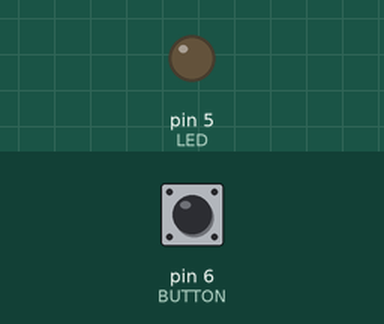
This sketch was run on a simulated Arduino Uno, built with avr-gcc and run on an emulated ATmega328P. Shown: output pins drawn as LEDs (lit = HIGH). Inputs (shaded band) come from the test bench; at power-on: pin 6 (BUTTON) LOW.

Above: at 1.2 s.
1.3 s: pin 6 (BUTTON) pulled HIGH for 0.15 s
At 1.37 s:
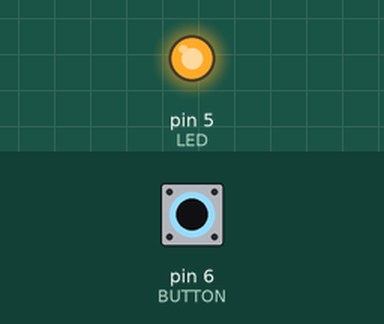
2.9 s: pin 6 (BUTTON) pulled HIGH for 3.2 s
At 6.4 s:
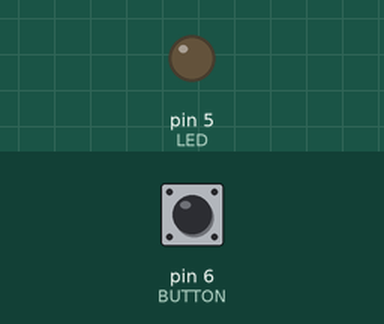
Timing chart, 0 to 7.9 s (numbered marks = the images above; inputs shaded):
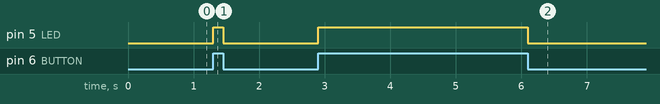

The sketch:

prova1.ino
```cpp
// Esempio 01: accendi il led appena è premuto il pulsante

#define LED 5                // LED collegato al pin digitale 13
#define BUTTON 6              // pin di input dove è collegato il pulsante
int  val = 0;                 // si userà val per conservare lo stato del pin di input

void setup() {
  pinMode(LED, OUTPUT);       // imposta il pin digitale come output
  pinMode(BUTTON, INPUT);     // imposta il pin digitale come input
}

void loop() {
  val = digitalRead(BUTTON);  // legge il valore dell'input e lo conserva

  // controlla che l'input sia HIGH (pulsante premuto)
  if (val == HIGH) {
    digitalWrite(LED, HIGH);  //accende il led
  }
  else {
    digitalWrite(LED, LOW);   //spegne il led
  }
}
```

Measured:
- after the input at 1.3 s, pin 5 (LED): LOW → HIGH at once, → LOW 0.15 s later
- after the input at 2.9 s, pin 5 (LED): LOW → HIGH at once, → LOW 3.2 s later
